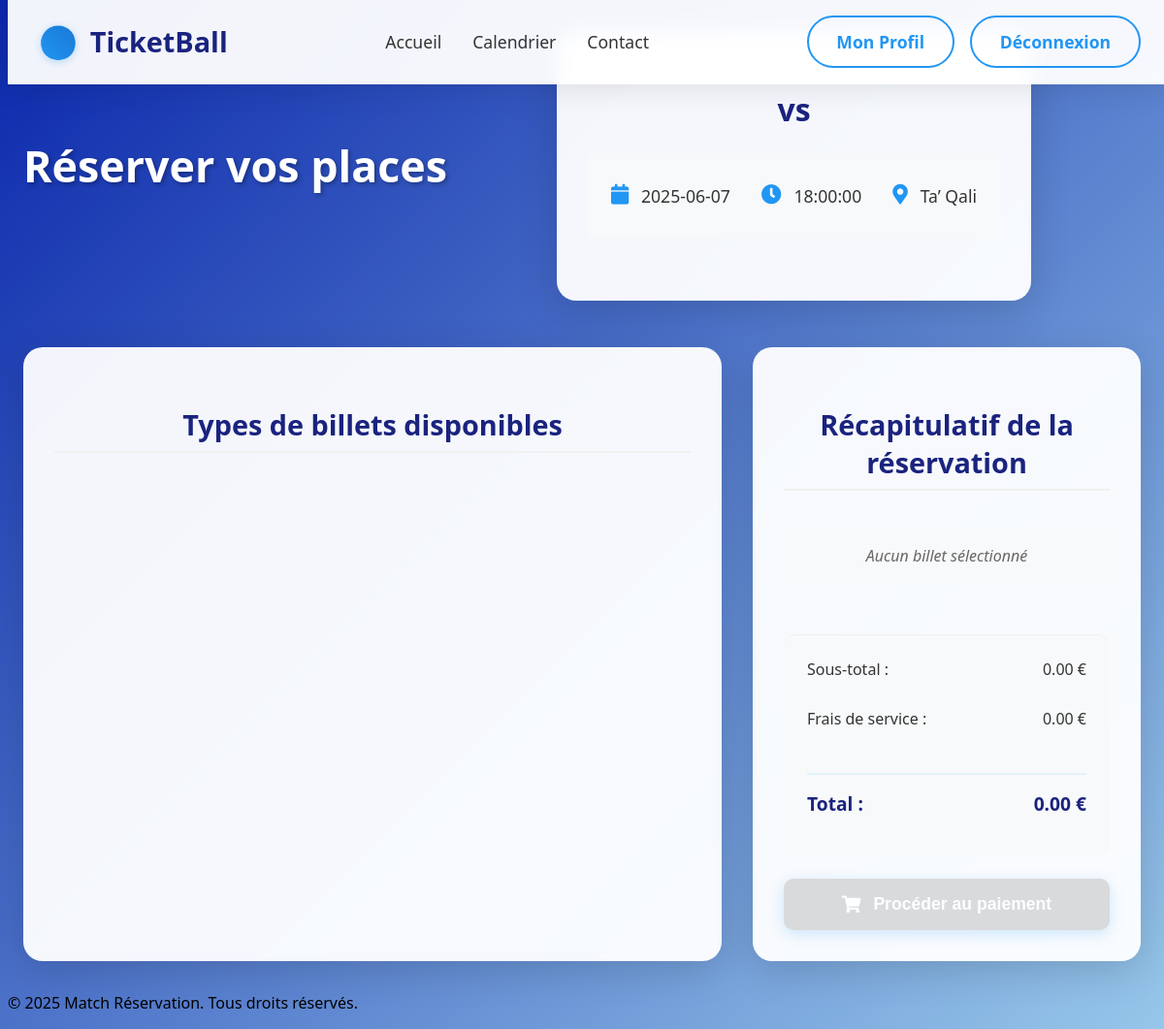
The app's page /reserver.php?id=3 (signed in) with its own data.
### tables this page shows
CREATE TABLE `matchs` (
  `id` int(11) NOT NULL,
  `date_match` date NOT NULL,
  `heure_match` time NOT NULL,
  `lieu` varchar(100) NOT NULL,
  `equipe1_id` int(11) DEFAULT NULL,
  `equipe2_id` int(11) DEFAULT NULL,
  `stade_id` int(11) DEFAULT NULL,
  `score_equipe1` int(11) DEFAULT NULL,
  `score_equipe2` int(11) DEFAULT NULL,
  `phase` varchar(100) DEFAULT NULL,
  `groupe` varchar(10) DEFAULT NULL,
  `categorie` varchar(100) DEFAULT 'Coupe du Monde 2026'
);

### reserver.php (the view, shortened to what this page needs)
<?php
include 'config/config.php';
$match_id = isset($_GET['id']) ? intval($_GET['id']) : 0;
$stmt = $conn->prepare("
    SELECT m.*, e1.nom as equipe1, e2.nom as equipe2
    FROM matchs m
    LEFT JOIN equipes e1 ON m.equipe1_id = e1.id
    LEFT JOIN equipes e2 ON m.equipe2_id = e2.id
    WHERE m.id = ?
");
$stmt->bind_param("i", $match_id);
$stmt->execute();
$match = $stmt->get_result()->fetch_assoc();
?>
<!DOCTYPE html>
<html lang="fr">
<head>
    <link rel="stylesheet" href="css/style.css">
    <link rel="stylesheet" href="css/header.css">
    <link rel="stylesheet" href="css/reserver.css">
    <link rel="stylesheet" href="https://cdnjs.cloudflare.com/ajax/libs/font-awesome/5.15.4/css/all.min.css">
</head>
<body>
    <?php include 'includes/header.php'; ?>
    <main class="reservation-container">
        <div class="reservation-header">
            <h1>Réserver vos places</h1>
            <div class="match-info">
                <h2><?= htmlspecialchars($match['equipe1']) ?> vs <?= htmlspecialchars($match['equipe2']) ?></h2>
                <div class="match-details">
                    <p><i class="fas fa-calendar"></i> <?= htmlspecialchars($match['date_match']) ?></p>
                    <p><i class="fas fa-clock"></i> <?= htmlspecialchars($match['heure_match']) ?></p>
                    <p><i class="fas fa-map-marker-alt"></i> <?= htmlspecialchars($match['lieu']) ?></p>
                </div>
            </div>
        </div>
        <div class="reservation-content">
            <div class="tickets-section">
                <h3>Types de billets disponibles</h3>
            </div>
            <div class="reservation-summary">
                <h3>Récapitulatif de la réservation</h3>
                <div class="summary-content">
                    <div id="selected-tickets">
                    </div>
                    <div class="total-section">
                        <div class="total-row">
                            <span>Sous-total :</span>
                            <span id="subtotal">0.00 €</span>
                        </div>
                        <div class="total-row">
                            <span>Frais de service :</span>
                            <span id="fees">0.00 €</span>
                        </div>
                        <div class="total-row total">
                            <span>Total :</span>
                            <span id="total">0.00 €</span>
                        </div>
                    </div>
                    <form action="paiement.php" method="post" id="reservation-form">
                        <button type="submit" class="btn btn-primary" id="reserve-btn" disabled>
                            <i class="fas fa-shopping-cart"></i> Procéder au paiement
                        </button>
                    </form>
                </div>
            </div>
        </div>
    </main>
    <?php include 'includes/footer.php'; ?>
</body>
</html>

### css/style.css (style rules this page uses)
body { font-family: Arial, sans-serif; padding: 0; background: linear-gradient(135deg, rgb(11, 40, 172) 0%, rgb(150, 198, 233) 100%); min-height: 100vh; overflow-x: hidden; }
main { padding: 20px; max-width: 900px; margin: auto; }
.btn { padding: 0.75rem 1.5rem; border-radius: 4px; text-decoration: none; font-weight: 500; transition: all 0.3s ease; }
.btn-primary { background: #3498db; color: white; }
.reservation-container { max-width: 1200px; margin: 0 auto; padding: 2rem; }
.reservation-header { text-align: center; margin-bottom: 3rem; }
.reservation-header h1 { color: #333; margin-bottom: 1.5rem; }
.match-info { background: white; border-radius: 10px; padding: 2rem; box-shadow: 0 2px 4px rgba(0,0,0,0.1); }
.match-info h2 { color: #333; margin-bottom: 1rem; }
.match-details { display: flex; justify-content: center; gap: 2rem; color: #666; }
.match-details p { display: flex; align-items: center; gap: 0.5rem; margin: 0; }
.match-details i { color: #007bff; }
.reservation-content { display: grid; grid-template-columns: 2fr 1fr; gap: 2rem; }
.tickets-section { background: white; border-radius: 10px; padding: 2rem; box-shadow: 0 2px 4px rgba(0,0,0,0.1); }
.tickets-section h3 { color: #333; margin-bottom: 1.5rem; padding-bottom: 0.5rem; border-bottom: 2px solid #f0f0f0; }
.reservation-summary { background: white; border-radius: 10px; padding: 2rem; box-shadow: 0 2px 4px rgba(0,0,0,0.1); position: sticky; top: 2rem; }
.reservation-summary h3 { color: #333; margin-bottom: 1.5rem; padding-bottom: 0.5rem; border-bottom: 2px solid #f0f0f0; }
.summary-content { display: flex; flex-direction: column; gap: 1.5rem; }
#selected-tickets { display: flex; flex-direction: column; gap: 0.8rem; }
.total-section { display: flex; flex-direction: column; gap: 0.8rem; padding-top: 1rem; border-top: 1px solid #f0f0f0; }
.total-row { display: flex; justify-content: space-between; color: #666; }
.total-row.total { font-size: 1.2rem; font-weight: 600; color: #333; padding-top: 0.5rem; border-top: 1px solid #f0f0f0; }
#reserve-btn { width: 100%; padding: 1rem; font-size: 1.1rem; display: flex; align-items: center; justify-content: center; gap: 0.5rem; }
#reserve-btn:disabled { opacity: 0.7; cursor: not-allowed; }
.match-details, .ticket-details, .payment-method, .receipt-options { margin-bottom: 2rem; padding: 1.5rem; background: #f8f9fa; border-radius: 6px; }
.match-details p, .ticket-details p { margin: 0.5rem 0; color: #34495e; }
.btn { display: inline-flex; align-items: center; gap: 0.5rem; padding: 0.75rem 1.5rem; border-radius: 4px; font-weight: 500; text-decoration: none; cursor: pointer; transition: all 0.3s ease; border: none; }
.reservation-header { display: flex; justify-content: space-between; align-items: center; margin-bottom: 1rem; }
main h1 { color: white; text-align: center; font-size: 2.5rem; margin: 2rem 0; text-shadow: 2px 2px 4px rgba(0, 0, 0, 0.3); }
.btn { display: inline-flex; align-items: center; gap: 10px; padding: 12px 25px; border-radius: 8px; font-size: 1.1em; cursor: pointer; transition: all 0.3s ease; text-decoration: none; }
.btn-primary { background: #007bff; color: white; border: none; }

### css/header.css (style rules this page uses)
.btn { padding: 0.8rem 1.8rem; border: none; border-radius: 50px; text-decoration: none; font-weight: 600; font-size: 1.1rem; transition: all 0.3s ease; cursor: pointer; display: inline-flex; align-items: center; justify-content: center; gap: 0.5rem; position: relative; overflow: hidden; }
.btn::before { content: ''; position: absolute; top: 0; left: 0; width: 100%; height: 100%; background: linear-gradient(45deg, rgba(255, 255, 255, 0.1), rgba(255, 255, 255, 0)); transform: translateX(-100%); transition: transform 0.3s ease; }
.btn-primary { background: linear-gradient(45deg, #2196f3, #1976d2); color: white; box-shadow: 0 4px 15px rgba(33, 150, 243, 0.3); }

### records on screen
matchs: date_match "2025-06-07", heure_match "18:00:00", lieu "Ta’ Qali"
